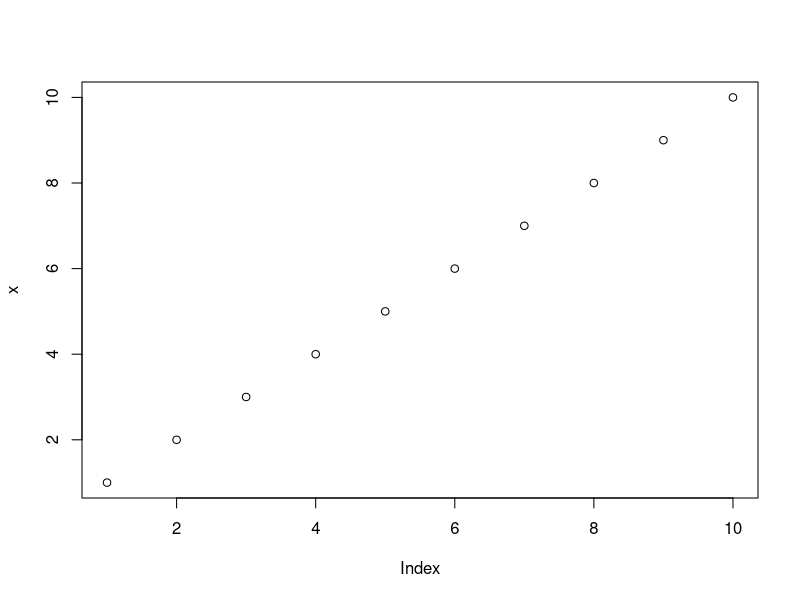
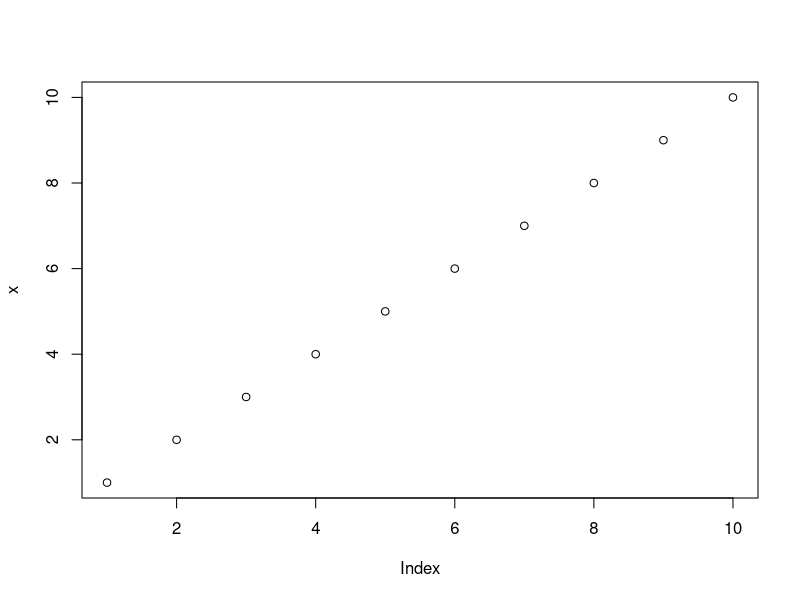
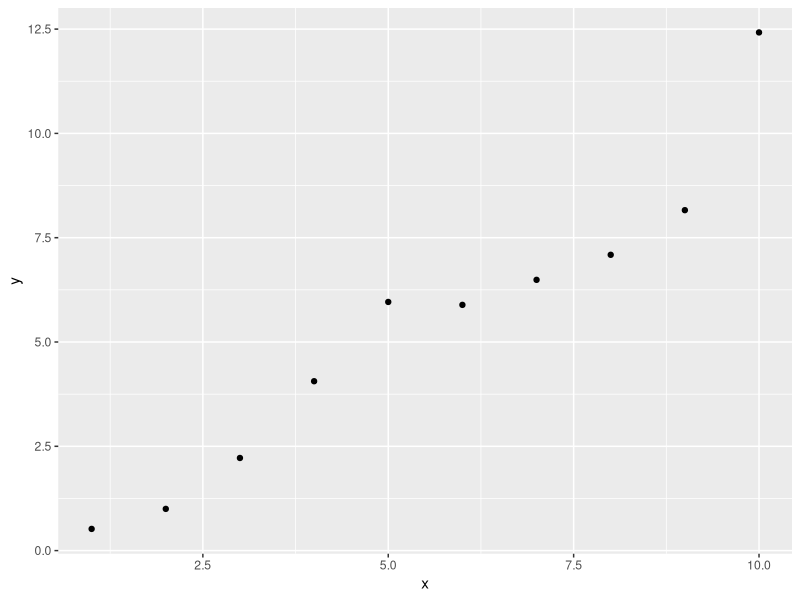
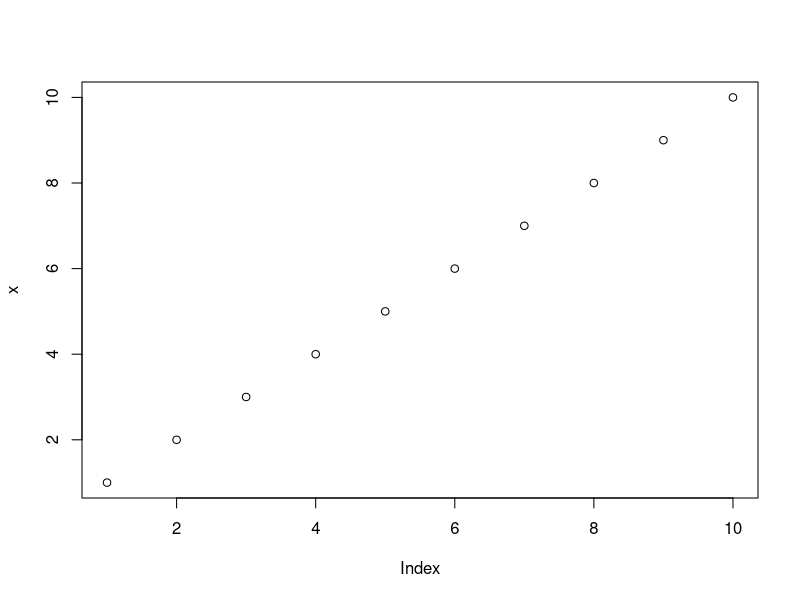
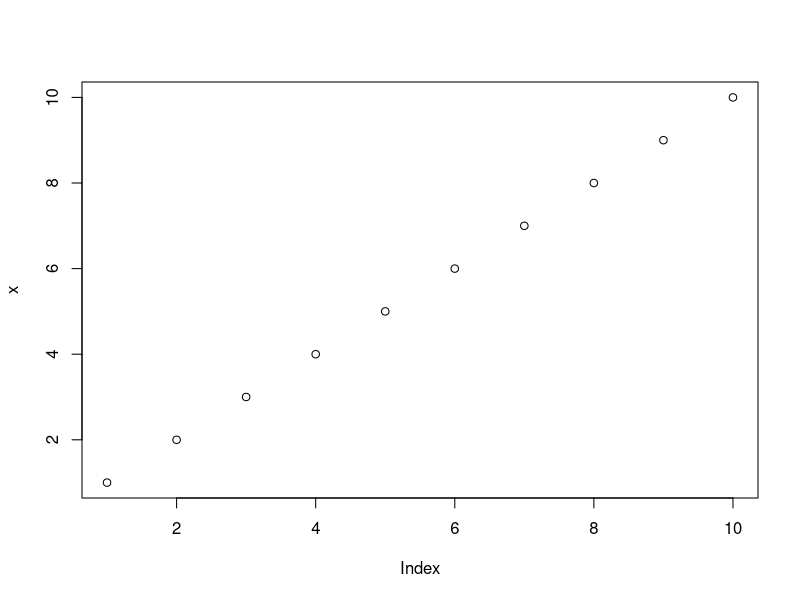

Reproduce these figures in R, in order.
## ---- chunk 1
set.seed(1234)
library(ggplot2)
## ---- chunk 2
    
## ---- chunk 3
    x <- 1:10
    y <- round(rnorm(10, x, 1), 2)
    df <- data.frame(x, y)
    df
## ---- chunk 4
x <- 1:10
y <- round(rnorm(10, x, 1), 2)
df <- data.frame(x, y)
df
## ---- chunk 5
plot(x)
## ---- chunk 6
plot(x)
## ---- chunk 7
qplot(x, y, data=df)
## ---- chunk 8
    cat("Here are some dot points\n\n")
    cat(paste("* The value of y[", 1:3, "] is ", y[1:3], sep="", collapse="\n"))
## ---- chunk 9
cat("Here are some dot points\n\n")
cat(paste("* The value of y[", 1:3, "] is ", y[1:3], sep="", collapse="\n"))
## ---- chunk 10
    cat("x | y", "--- | ---", sep="\n")
    cat(apply(df, 1, function(X) paste(X, collapse=" | ")), sep = "\n")
## ---- chunk 11
cat("x | y", "--- | ---", sep="\n")
cat(apply(df, 1, function(X) paste(X, collapse=" | ")), sep = "\n")
## ---- chunk 12
    head(df)
## ---- chunk 13
head(df)
## ---- chunk 14
plot(x)
## ---- chunk 15
plot(x)
## ---- chunk 16
    x <- 1:10
    x
